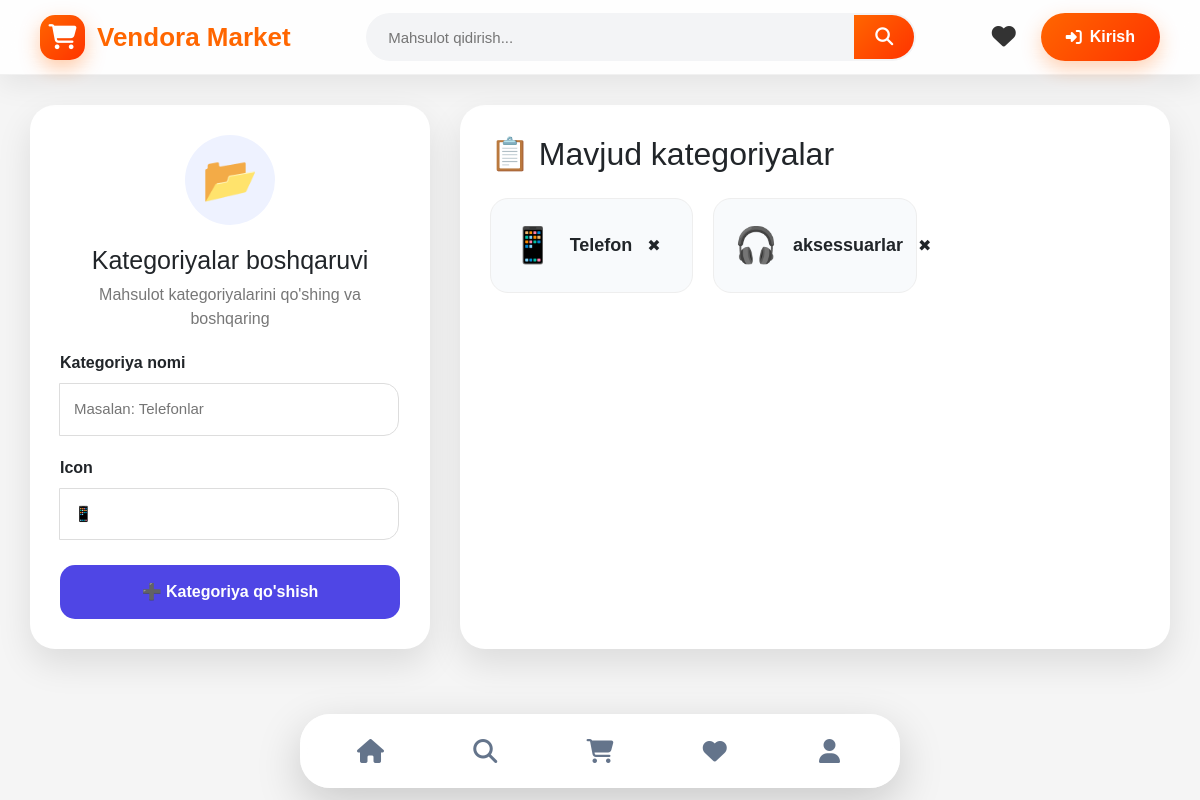
Screenshot of /admin/categories/ with the database file from the repository.
### models/category.py (models this page shows, shortened)
class Category(db.Model):
    __tablename__ = "category"
    id = db.Column(
        db.Integer,
        primary_key=True
    )
    name = db.Column(
        db.String(100),
        nullable=False
    )
    icon = db.Column(
        db.String(100),
        default="bi-grid"
    )
    created_at = db.Column(
        db.DateTime,
        default=db.func.now()
    )
    products = db.relationship(
        "Product",
        back_populates="category",
        lazy=True
    )

### admin/categories.py (the view)
@category_admin.route("/")
def categories():
    categories = Category.query.all()
    return render_template(
        "admin/categories.html",
        categories=categories
    )

### templates/admin/categories.html (shortened to what this page needs)
{% extends "layouts/base.html" %}
{% block content %}
<link rel="stylesheet" href="{{ url_for('static', filename='css/admin_categories.css') }}">
<link rel="stylesheet" href="{{ url_for('static', filename='css/mobile-admin-categories.css') }}">
<div class="category-page">
<div class="category-card">
<div class="category-header">
<div class="category-icon">
📂
</div>
<h2>
Kategoriyalar boshqaruvi
</h2>
<p>
Mahsulot kategoriyalarini qo'shing va boshqaring
</p>
</div>
<form
method="POST"
action="/admin/categories/add"
class="category-form">
<div class="input-group">
<label>
Kategoriya nomi
</label>
<input
type="text"
name="name"
placeholder="Masalan: Telefonlar"
required>
</div>
<div class="input-group">
<label>
Icon
</label>
<input
type="text"
name="icon"
placeholder="📱">
</div>
<button class="add-btn">
➕ Kategoriya qo'shish
</button>
</form>
</div>
<div class="category-list-card">
<h2>
📋 Mavjud kategoriyalar
</h2>
<div class="category-list">
{% for c in categories %}
<div class="category-item">
<div class="item-icon">
{{ c.icon or "📁" }}
</div>
<div class="item-name">
{{c.name}}
</div>
<a
href="/admin/categories/delete/{{c.id}}"
class="delete-category"
onclick="return confirm('Bu kategoriyani o‘chirishni xohlaysizmi?')">
✖
</a>
</div>
{% else %}
<div class="empty">
Hali kategoriya yo'q
</div>
{% endfor %}
</div>
</div>
</div>
{% endblock %}

### static/css/main.css (style rules this page uses)
body { margin:0; padding-bottom:80px; background:#f5f5f5; font-family:Arial,sans-serif; }
a { text-decoration:none; color:inherit; }

### static/css/navbar.css (style rules this page uses)
* { box-sizing:border-box; }

### static/css/bottom_nav.css (style rules this page uses)
body { padding-bottom:110px; }

### static/css/mobile-buttom-nav.css (style rules this page uses)
body { padding-bottom:110px; }

### static/css/admin_categories.css (style rules this page uses)
.category-page { padding:30px; display:grid; grid-template-columns: 400px 1fr; gap:30px; }
.category-card, .category-list-card { background:white; border-radius:25px; padding:30px; box-shadow: 0 15px 35px rgba(0,0,0,.1); animation:show .5s ease; }
.category-header { text-align:center; }
.category-icon { width:90px; height:90px; background:#eef2ff; border-radius:50%; display:flex; align-items:center; justify-content:center; font-size:45px; margin:auto; }
.category-header h2 { font-size:25px; margin-top:20px; }
.category-header p { color:#777; }
.input-group { margin-top:20px; }
.input-group label { display:block; font-weight:600; margin-bottom:8px; }
.input-group input { width:100%; padding:14px; border-radius:15px; border:1px solid #ddd; font-size:15px; outline:none; transition:.3s; }
.add-btn { width:100%; margin-top:25px; padding:15px; border:none; border-radius:15px; background:#4f46e5; color:white; font-size:16px; font-weight:bold; cursor:pointer; transition:.3s; }
.category-list-card h2 { margin-bottom:25px; }
.category-list { display:grid; grid-template-columns: repeat(auto-fill,minmax(180px,1fr)); gap:20px; }
.category-item { background:#f8fafc; border-radius:18px; padding:20px; display:flex; align-items:center; gap:15px; transition:.3s; border:1px solid #eee; }
.item-icon { font-size:35px; }
.item-name { font-size:18px; font-weight:600; }

### rows the page displays
Category: icon "📱", name "Telefon"
Category: icon "🎧", name "aksessuarlar"
